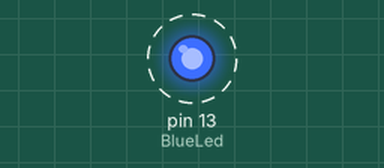
A sketch run on a simulated Arduino Uno, built with avr-gcc and run on an emulated ATmega328P. Parts: output pins drawn as LEDs (lit = HIGH). Dashed ring = blinking.

Above: at 0.5 s.
Timing chart, 0 to 4.6 s (numbered marks = the images above):
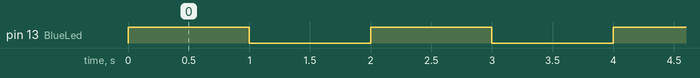

The sketch:

OnBoardLED13.ino
```cpp
// Eingebaute LED auf dem Arduino-Board blinken lassen

int BlueLed = LED_BUILTIN; // Pin 13

void setup() {
  pinMode( BlueLed, OUTPUT);
}

void loop() {
  digitalWrite( BlueLed, HIGH);
  delay (1000);
  digitalWrite( BlueLed, LOW);
  delay (1000);
}
```

Measured:
- by itself, pin 13 (BlueLed): alternates HIGH for 1.0 s and LOW for 1.0 s
